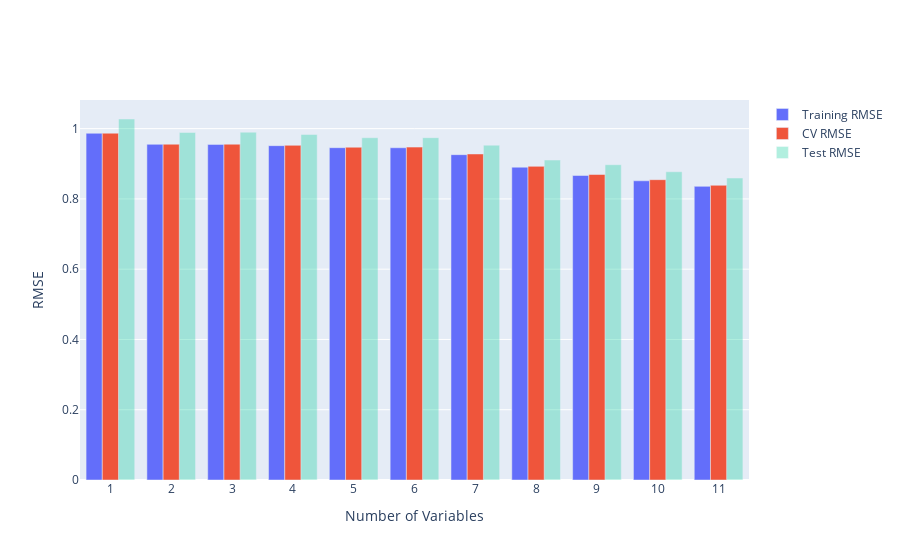

Here is the notebook cell this chart was saved with:
### Code cell
compare_models(models)

### Figure 1 — Plotly figure (JSON) as saved in the notebook; plotly's stock layout.template omitted (floating-point values rounded to 4 significant figures)
{"data": [{"name": "Training RMSE", "type": "bar", "x": ["1", "2", "3", "4", "5", "6", "7", "8", "9", "10", "11"], "y": [0.9868, 0.9553, 0.9551, 0.9516, 0.9458, 0.9456, 0.9259, 0.8903, 0.8666, 0.8516, 0.8357]}, {"name": "CV RMSE", "type": "bar", "x": ["1", "2", "3", "4", "5", "6", "7", "8", "9", "10", "11"], "y": [0.987, 0.9557, 0.9557, 0.9525, 0.9471, 0.9474, 0.9279, 0.8926, 0.8694, 0.8547, 0.8387]}, {"name": "Test RMSE", "opacity": 0.3, "type": "bar", "x": ["1", "2", "3", "4", "5", "6", "7", "8", "9", "10", "11"], "y": [1.027, 0.9891, 0.9899, 0.9832, 0.9742, 0.9743, 0.9529, 0.9106, 0.8973, 0.8773, 0.8594]}], "layout": {"xaxis": {"title": {"text": "Number of Variables"}}, "yaxis": {"title": {"text": "RMSE"}}}}
